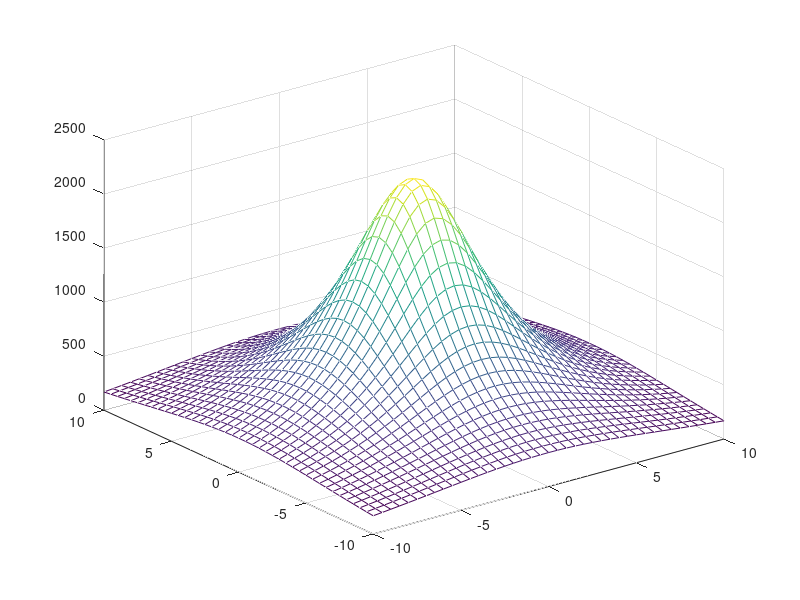
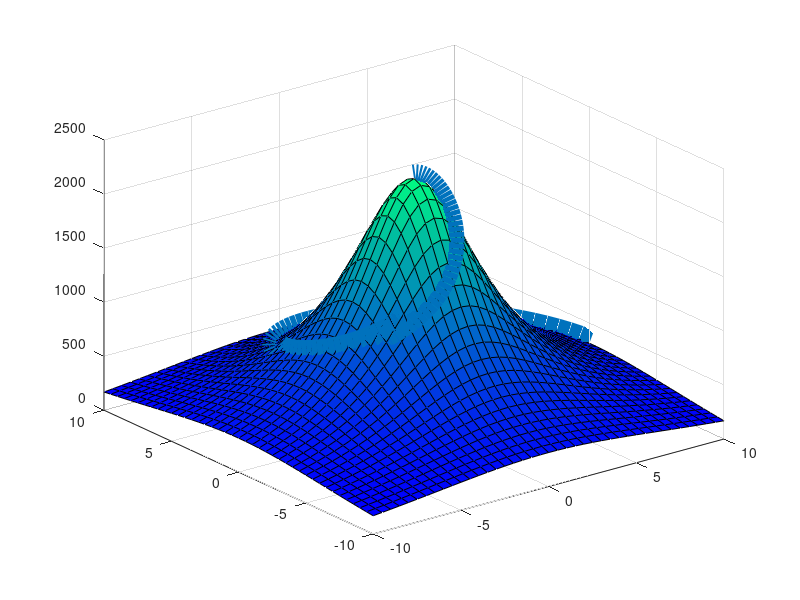
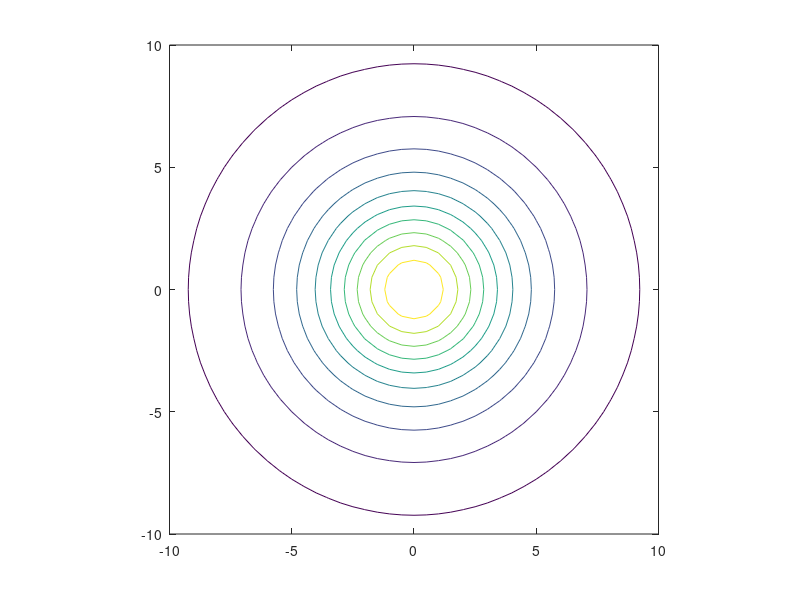
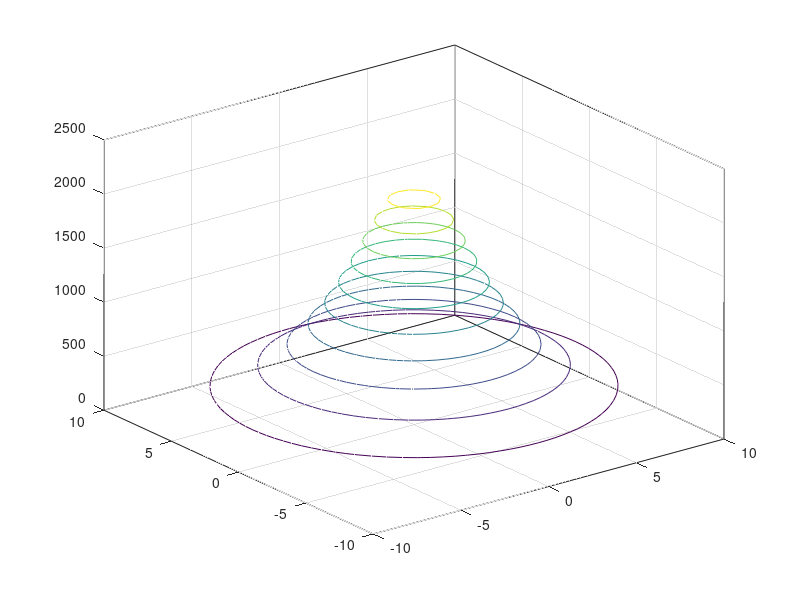

Here is the MATLAB script that generated these plots, in order: (Note: this script raises an error after producing the figures.)
h0 = 2277;   % Height of the top of the mountain (m)
R = 4;      % Radius of the mountain (km)
%endinitvalues

% Grid for x, y values (km)
x = linspace(-10, 10, 41);
y = x;
[xv, yv] = meshgrid(x, y);

hv = h0./(1 + (xv.^2+yv.^2)/(R^2));      % Elevation coordinates (m)
% endinitgrid

s = linspace(0, 2*pi, 100);
curve_x = 10*(1 - s/(2*pi)).*cos(s);
curve_y = 10*(1 - s/(2*pi)).*sin(s);
curve_z = h0./(1 + 100*(1 - s/(2*pi)).^2/(R^2));
% endparamcurve




% Simple plot of mountain

figure(1)
mesh(xv, yv, hv);

% Simple plot of mountain and parametric curve
figure(2)
surf(xv, yv, hv);
colormap winter

% add the parametric curve. LineWidth controls the width of the curve
hold on
plot3(curve_x, curve_y, curve_z, 'LineWidth', 20);
% endsimpleplots




% Define a coarser grid for the vector field
x2 = linspace(-10, 10, 11);
y2 = x2;
[x2v, y2v] = meshgrid(x2, y2);
h2v = h0./(1 + (x2v.^2 + y2v.^2)/(R^2)); % Surface on coarse grid
% endcoarsergrid

% startgradient
[dhdx, dhdy] = gradient(h2v); % dh/dx, dh/dy
% endgradient


% Default two-dimensional contour plot with 7 colored lines
figure(3)
contour(xv, yv, hv);
axis equal

% Default three-dimensional contour plot
figure(4)
contour3(xv, yv, hv);

% View the contours by displaying as an image
figure(6)
pcolor(hv/max(max(abs(hv))));

% 10 contour lines (equally spaced contour levels)
figure(7)
contour(xv, yv, hv, 10);
axis equal

% 10 black ('k') contour lines
figure(8)
contour(xv, yv, hv, 10, 'k');
axis equal

% Specify the contour levels explicitly as a list
figure(9)
levels = [500, 1000, 1500, 2000];
contour(xv, yv, hv, levels);
axis equal

% Add labels with the contour level for each contour line
figure(10)
cs = contour(xv, yv, hv);
clabel(cs, 'FontSize',12);
axis equal
%end contourplots






% Draw contours and gradient field of h
figure(11)
quiver(x2v, y2v, dhdx, dhdy, 'color', [1 0 0]);
hold on
contour(xv, yv, hv);
axis equal
% end draw contours and gradient field of h



% set font

figure(1)
ax = gca;
ax.XAxis.FontSize = 24;
ax.YAxis.FontSize = 24;
ax.ZAxis.FontSize = 24;
print('simple_plot_matlab_tocrop','-dpdf')
print('simple_plot_matlab','-dpng')

figure(2)
ax = gca;
ax.XAxis.FontSize = 24;
ax.YAxis.FontSize = 24;
ax.ZAxis.FontSize = 24;
print('simple_plot_colours_matlab_tocrop','-dpdf')
print('simple_plot_colours_matlab','-dpng')

% Save contour plots

figure(3)
ax = gca;
ax.XAxis.FontSize = 24;
ax.YAxis.FontSize = 24;
print('default_contour_matlab_tocrop','-dpdf')
print('default_contour_matlab','-dpng')

figure(4)
ax = gca;
ax.XAxis.FontSize = 24;
ax.YAxis.FontSize = 24;
ax.ZAxis.FontSize = 24;
print('default_contour3_matlab_tocrop','-dpdf')
print('default_contour3_matlab','-dpng')

figure(6)
ax = gca;
ax.XAxis.FontSize = 24;
ax.YAxis.FontSize = 24;
print('contour_imshow_matlab_tocrop','-dpdf')
print('contour_imshow_matlab','-dpng')

figure(7)
ax = gca;
ax.XAxis.FontSize = 24;
ax.YAxis.FontSize = 24;
print('contour_10levels_matlab_tocrop','-dpdf')
print('contour_10levels_matlab','-dpng')

figure(8)
ax = gca;
ax.XAxis.FontSize = 24;
ax.YAxis.FontSize = 24;
print('contour_10levels_black_matlab_tocrop','-dpdf')
print('contour_10levels_black_matlab','-dpng')

figure(9)
ax = gca;
ax.XAxis.FontSize = 24;
ax.YAxis.FontSize = 24;
print('contour_speclevels_matlab_tocrop','-dpdf')
print('contour_speclevels_matlab','-dpng')

figure(10)
ax = gca;
ax.XAxis.FontSize = 24;
ax.YAxis.FontSize = 24;
print('contour_clabel_matlab_tocrop','-dpdf')
print('contour_clabel_matlab','-dpng')


% Save vector field plots

figure(11)
ax = gca;
ax.XAxis.FontSize = 12;
ax.YAxis.FontSize = 12;
print('quiver_matlab_advanced_tocrop','-dpdf')
print('quiver_matlab_advanced','-dpng')